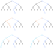

Generate this figure with gnuplot:
#
# PERSISTENCE
#
WIDTH  = 53
HEIGHT = 48

X_SPACING = 30
Y_SPACING = 17

dx = real(3)
dy = real(3)

load "docs/plots/figures/graph.gnuplot"
load "docs/plots/components.gnuplot"
load "docs/plots/ruler.gnuplot"
load "docs/plots/colors.gnuplot"

COLOR_1 = BLUE
COLOR_2 = ORANGE
COLOR_3 = CYAN
COLOR_4 = PINK

X_OFFSET = 0
Y_OFFSET = 1 + Y_SPACING * 0

eval spot(dx*4, dy*0, COLOR_1)
eval line(dx*4, dy*0, dx*2, dy*1, 0, 1, BLACK)
eval link(dx*4, dy*0, dx*6, dy*1, 1, 1, COLOR_1)


eval spot(dx*2, dy*1, BLACK)
eval line(dx*2, dy*1, dx*1, dy*2, 0, 1, BLACK)
eval line(dx*2, dy*1, dx*3, dy*2, 0, 1, BLACK)

eval spot(dx*6, dy*1, COLOR_1)
eval link(dx*6, dy*1, dx*5, dy*2, 1, 1, COLOR_1)
eval line(dx*6, dy*1, dx*7, dy*2, 0, 1, BLACK)


eval spot(dx*1, dy*2, BLACK)
eval line(dx*1, dy*2, dx*1 - 0.5*dx, dy*3, 0, 1, BLACK)
eval line(dx*1, dy*2, dx*1 + 0.5*dx, dy*3, 0, 1, BLACK)

eval spot(dx*3, dy*2, BLACK)
eval line(dx*3, dy*2, dx*3 - 0.5*dx, dy*3, 0, 1, BLACK)
eval line(dx*3, dy*2, dx*3 + 0.5*dx, dy*3, 0, 1, BLACK)

eval spot(dx*5, dy*2, COLOR_1)
eval link(dx*5, dy*2, dx*5 - 0.5*dx, dy*3, 1, 1, COLOR_1)
eval line(dx*5, dy*2, dx*5 + 0.5*dx, dy*3, 0, 1, BLACK)

eval spot(dx*7, dy*2, BLACK)
eval line(dx*7, dy*2, dx*7 - 0.5*dx, dy*3, 0, 1, BLACK)
eval line(dx*7, dy*2, dx*7 + 0.5*dx, dy*3, 0, 1, BLACK)


eval spot(dx*0  + 0.5*dx, dy*3, BLACK)
eval spot(dx*1  + 0.5*dx, dy*3, BLACK)
eval spot(dx*2  + 0.5*dx, dy*3, BLACK)
eval spot(dx*3  + 0.5*dx, dy*3, BLACK)
eval spot(dx*4  + 0.5*dx, dy*3, COLOR_1)
eval spot(dx*5  + 0.5*dx, dy*3, BLACK)
eval spot(dx*6  + 0.5*dx, dy*3, BLACK)
eval spot(dx*7  + 0.5*dx, dy*3, BLACK)

eval link(dx*4  + 0.5*dx, dy*3, dx*5, dy*4, 1, 1, COLOR_1)
eval leaf(dx*5, dy*4, COLOR_1)






















X_OFFSET = 0 + X_SPACING
Y_OFFSET = 1 + Y_SPACING * 0

eval spot(dx*4, dy*0, COLOR_1)
eval line(dx*4, dy*0, dx*2, dy*1, 0, 1, BLACK)
eval line(dx*4, dy*0, dx*6, dy*1, 0, 4, COLOR_1)


eval spot(dx*2, dy*1, BLACK)
eval line(dx*2, dy*1, dx*1, dy*2, 0, 1, BLACK)
eval line(dx*2, dy*1, dx*3, dy*2, 0, 1, BLACK)

eval spot(dx*6, dy*1, COLOR_1)
eval line(dx*6, dy*1, dx*5, dy*2, 0, 4, COLOR_1)
eval line(dx*6, dy*1, dx*7, dy*2, 0, 1, BLACK)


eval spot(dx*1, dy*2, BLACK)
eval line(dx*1, dy*2, dx*1 - 0.5*dx, dy*3, 0, 1, BLACK)
eval line(dx*1, dy*2, dx*1 + 0.5*dx, dy*3, 0, 1, BLACK)

eval spot(dx*3, dy*2, BLACK)
eval line(dx*3, dy*2, dx*3 - 0.5*dx, dy*3, 0, 1, BLACK)
eval line(dx*3, dy*2, dx*3 + 0.5*dx, dy*3, 0, 1, BLACK)

eval spot(dx*5, dy*2, COLOR_1)
eval line(dx*5, dy*2, dx*5 - 0.5*dx, dy*3, 0, 4, COLOR_1)
eval line(dx*5, dy*2, dx*5 + 0.5*dx, dy*3, 0, 1, BLACK)

eval spot(dx*7, dy*2, BLACK)
eval line(dx*7, dy*2, dx*7 - 0.5*dx, dy*3, 0, 1, BLACK)
eval line(dx*7, dy*2, dx*7 + 0.5*dx, dy*3, 0, 1, BLACK)


eval spot(dx*0  + 0.5*dx, dy*3, BLACK)
eval spot(dx*1  + 0.5*dx, dy*3, BLACK)
eval spot(dx*2  + 0.5*dx, dy*3, BLACK)
eval spot(dx*3  + 0.5*dx, dy*3, BLACK)
eval spot(dx*4  + 0.5*dx, dy*3, COLOR_1)
eval spot(dx*5  + 0.5*dx, dy*3, BLACK)
eval spot(dx*6  + 0.5*dx, dy*3, BLACK)
eval spot(dx*7  + 0.5*dx, dy*3, BLACK)

eval line(dx*4  + 0.5*dx, dy*3, dx*5, dy*4, 0, 4, COLOR_1)
eval spot(dx*5, dy*4, COLOR_1)
















X_OFFSET = 0
Y_OFFSET = 1 + Y_SPACING * 1

eval spot(dx*4, dy*0, COLOR_2)
eval link(dx*4, dy*0, dx*2, dy*1, 1, 1, COLOR_2)
eval line(dx*4, dy*0, dx*6, dy*1, 0, 4, COLOR_1)


eval spot(dx*2, dy*1, COLOR_2)
eval line(dx*2, dy*1, dx*1, dy*2, 0, 1, BLACK)
eval link(dx*2, dy*1, dx*3, dy*2, 1, 1, COLOR_2)

eval spot(dx*6, dy*1, COLOR_1)
eval line(dx*6, dy*1, dx*5, dy*2, 0, 4, COLOR_1)
eval line(dx*6, dy*1, dx*7, dy*2, 0, 1, BLACK)


eval spot(dx*1, dy*2, BLACK)
eval line(dx*1, dy*2, dx*1 - 0.5*dx, dy*3, 0, 1, BLACK)
eval line(dx*1, dy*2, dx*1 + 0.5*dx, dy*3, 0, 1, BLACK)

eval leaf(dx*3, dy*2, COLOR_2)
eval link(dx*3, dy*2, dx*3 + 0.5*dx, dy*3, 1, 1, COLOR_2)

eval spot(dx*5, dy*2, COLOR_1)
eval line(dx*5, dy*2, dx*5 - 0.5*dx, dy*3, 0, 4, COLOR_1)
eval line(dx*5, dy*2, dx*5 + 0.5*dx, dy*3, 0, 1, BLACK)

eval spot(dx*7, dy*2, BLACK)
eval line(dx*7, dy*2, dx*7 - 0.5*dx, dy*3, 0, 1, BLACK)
eval line(dx*7, dy*2, dx*7 + 0.5*dx, dy*3, 0, 1, BLACK)


eval spot(dx*0  + 0.5*dx, dy*3, BLACK)
eval spot(dx*1  + 0.5*dx, dy*3, BLACK)
eval spot(dx*2  + 0.5*dx, dy*3, BLACK)
eval spot(dx*3  + 0.5*dx, dy*3, COLOR_2)
eval spot(dx*4  + 0.5*dx, dy*3, COLOR_1)
eval spot(dx*5  + 0.5*dx, dy*3, BLACK)
eval spot(dx*6  + 0.5*dx, dy*3, BLACK)
eval spot(dx*7  + 0.5*dx, dy*3, BLACK)

eval line(dx*4  + 0.5*dx, dy*3, dx*5, dy*4, 0, 4, COLOR_1)
eval spot(dx*5, dy*4, COLOR_1)


















X_OFFSET = 0 + X_SPACING
Y_OFFSET = 1 + Y_SPACING * 1

eval spot(dx*4, dy*0, COLOR_2)
eval line(dx*4, dy*0, dx*2, dy*1, 0, 3, COLOR_2)
eval line(dx*4, dy*0, dx*6, dy*1, 0, 4, COLOR_1)


eval spot(dx*2, dy*1, COLOR_2)
eval line(dx*2, dy*1, dx*1, dy*2, 0, 1, BLACK)
eval line(dx*2, dy*1, dx*3, dy*2, 0, 3, COLOR_2)

eval spot(dx*6, dy*1, COLOR_1)
eval line(dx*6, dy*1, dx*5, dy*2, 0, 4, COLOR_1)
eval line(dx*6, dy*1, dx*7, dy*2, 0, 1, BLACK)


eval spot(dx*1, dy*2, BLACK)
eval line(dx*1, dy*2, dx*1 - 0.5*dx, dy*3, 0, 1, BLACK)
eval line(dx*1, dy*2, dx*1 + 0.5*dx, dy*3, 0, 1, BLACK)

eval spot(dx*3, dy*2, COLOR_2)
eval line(dx*3, dy*2, dx*2 + 0.5*dx, dy*3, 0, 4, BLACK)

eval spot(dx*5, dy*2, COLOR_1)
eval line(dx*5, dy*2, dx*5 - 0.5*dx, dy*3, 0, 4, COLOR_1)
eval line(dx*5, dy*2, dx*5 + 0.5*dx, dy*3, 0, 1, BLACK)

eval spot(dx*7, dy*2, BLACK)
eval line(dx*7, dy*2, dx*7 - 0.5*dx, dy*3, 0, 1, BLACK)
eval line(dx*7, dy*2, dx*7 + 0.5*dx, dy*3, 0, 1, BLACK)


eval spot(dx*0  + 0.5*dx, dy*3, BLACK)
eval spot(dx*1  + 0.5*dx, dy*3, BLACK)
eval spot(dx*2  + 0.5*dx, dy*3, BLACK)
eval spot(dx*4  + 0.5*dx, dy*3, COLOR_1)
eval spot(dx*5  + 0.5*dx, dy*3, BLACK)
eval spot(dx*6  + 0.5*dx, dy*3, BLACK)
eval spot(dx*7  + 0.5*dx, dy*3, BLACK)

eval line(dx*4  + 0.5*dx, dy*3, dx*5, dy*4, 0, 4, COLOR_1)
eval spot(dx*5, dy*4, COLOR_1)











X_OFFSET = 0
Y_OFFSET = 1 + Y_SPACING * 2

eval spot(dx*4, dy*0, COLOR_3)
eval link(dx*4, dy*0, dx*2, dy*1, 1, 1, COLOR_3)
eval line(dx*4, dy*0, dx*6, dy*1, 0, 4, COLOR_1)


eval spot(dx*2, dy*1, COLOR_3)
eval link(dx*2, dy*1, dx*1, dy*2, 1, 1, COLOR_3)
eval line(dx*2, dy*1, dx*3, dy*2, 0, 3, COLOR_2)

eval spot(dx*6, dy*1, COLOR_1)
eval line(dx*6, dy*1, dx*5, dy*2, 0, 4, COLOR_1)
eval line(dx*6, dy*1, dx*7, dy*2, 0, 1, BLACK)

eval spot(dx*1, dy*2, COLOR_3)
eval link(dx*1, dy*2, dx*1 - 0.5*dx, dy*3, 1, 1, COLOR_3)
eval line(dx*1, dy*2, dx*1 + 0.5*dx, dy*3, 0, 1, BLACK)

eval spot(dx*3, dy*2, COLOR_2)
eval line(dx*3, dy*2, dx*3 - 0.5*dx, dy*3, 0, 1, BLACK)

eval spot(dx*5, dy*2, COLOR_1)
eval line(dx*5, dy*2, dx*5 - 0.5*dx, dy*3, 0, 4, COLOR_1)
eval line(dx*5, dy*2, dx*5 + 0.5*dx, dy*3, 0, 1, BLACK)

eval spot(dx*7, dy*2, BLACK)
eval line(dx*7, dy*2, dx*7 - 0.5*dx, dy*3, 0, 1, BLACK)
eval line(dx*7, dy*2, dx*7 + 0.5*dx, dy*3, 0, 1, BLACK)


eval spot(dx*0  + 0.5*dx, dy*3, COLOR_3)
eval spot(dx*1  + 0.5*dx, dy*3, BLACK)
eval spot(dx*2  + 0.5*dx, dy*3, BLACK)
eval spot(dx*4  + 0.5*dx, dy*3, COLOR_1)
eval spot(dx*5  + 0.5*dx, dy*3, BLACK)
eval spot(dx*6  + 0.5*dx, dy*3, BLACK)
eval spot(dx*7  + 0.5*dx, dy*3, BLACK)

eval line(dx*4  + 0.5*dx, dy*3, dx*5, dy*4, 0, 4, COLOR_1)
eval spot(dx*5, dy*4, COLOR_1)

eval link(dx*0.5, dy*3, dx*0.25, dy*4, 1, 1, COLOR_3)
eval leaf(dx*0.25, dy*4, COLOR_3)








X_OFFSET = 0 + X_SPACING
Y_OFFSET = 1 + Y_SPACING * 2

eval spot(dx*2, dy*1, COLOR_3)
eval line(dx*2, dy*1, dx*1, dy*2, 0, 5, COLOR_3)
eval line(dx*2, dy*1, dx*3, dy*2, 0, 3, COLOR_2)

eval spot(dx*6, dy*1, COLOR_1)
eval line(dx*6, dy*1, dx*5, dy*2, 0, 4, COLOR_1)
eval line(dx*6, dy*1, dx*7, dy*2, 0, 1, BLACK)

eval spot(dx*1, dy*2, COLOR_3)
eval line(dx*1, dy*2, dx*1 - 0.5*dx, dy*3, 0, 5, COLOR_3)
eval line(dx*1, dy*2, dx*1 + 0.5*dx, dy*3, 0, 1, BLACK)

eval spot(dx*3, dy*2, COLOR_2)
eval line(dx*3, dy*2, dx*3 - 0.5*dx, dy*3, 0, 1, BLACK)

eval spot(dx*5, dy*2, COLOR_1)
eval line(dx*5, dy*2, dx*5 - 0.5*dx, dy*3, 0, 4, COLOR_1)
eval line(dx*5, dy*2, dx*5 + 0.5*dx, dy*3, 0, 1, BLACK)

eval spot(dx*7, dy*2, BLACK)
eval line(dx*7, dy*2, dx*7 - 0.5*dx, dy*3, 0, 1, BLACK)
eval line(dx*7, dy*2, dx*7 + 0.5*dx, dy*3, 0, 1, BLACK)

eval spot(dx*0  + 0.5*dx, dy*3, COLOR_3)
eval spot(dx*1  + 0.5*dx, dy*3, BLACK)
eval spot(dx*2  + 0.5*dx, dy*3, BLACK)
eval spot(dx*4  + 0.5*dx, dy*3, COLOR_1)
eval spot(dx*5  + 0.5*dx, dy*3, BLACK)
eval spot(dx*6  + 0.5*dx, dy*3, BLACK)
eval spot(dx*7  + 0.5*dx, dy*3, BLACK)

eval line(dx*4  + 0.5*dx, dy*3, dx*5, dy*4, 0, 4, COLOR_1)
eval spot(dx*5, dy*4, COLOR_1)

eval line(dx*0.5, dy*3, dx*0.25, dy*4, 0, 5, COLOR_3)
eval spot(dx*0.25, dy*4, COLOR_3)

eval spot(dx*4, dy*0, COLOR_3)
eval line(dx*4, dy*0, dx*2, dy*1, 0, 5, COLOR_3)
eval line(dx*4, dy*0, dx*6, dy*1, 0, 4, COLOR_1)













plot NaN notitle
